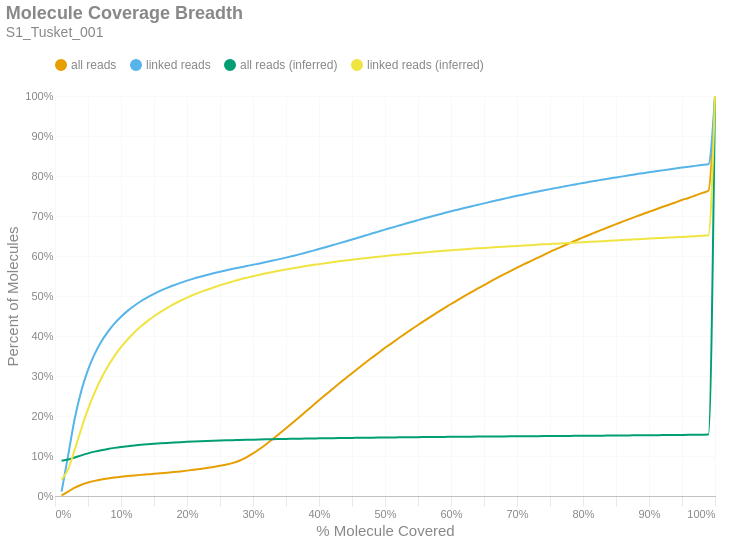

The code cell stored with this chart in its notebook:
### Markdown cell above
### Molecule Read Coverage
This chart shows molecule coverage breadth as computed by the number of bases aligned to that molecule. In other words, "*how much of each unique long molecule is actually sequenced/aligned?*" Keep in mind there is a distinction between sequences and alignments, since some sequences belonging to a particular molecule may not align well and wouldn't appear in the alignment data. This chart also shows molecule coverage breadth as computed by the *inferred fragment* from which the aligned sequences originate. Unlike read coverage, this calculation takes into account the total insert size, including unsequenced gaps between the forward and reverse reads. Like the previous figures, these are cumulative percents.

### Code cell
if SKIPLR:
    print_html(f"Skipped")
else:
    binned_df = consolidated_hist(valids['coverage_bp'], mask, 0.01, True)
    binned_df_inf = consolidated_hist(valids['coverage_inserts'], mask, 0.01, True)
    binned_df = binned_df.with_columns(pl.lit(binned_df_inf['all reads (cumsum)']).alias('all reads (inferred)'))
    binned_df = binned_df.with_columns(pl.lit(binned_df_inf['linked reads (cumsum)']).alias('linked reads (inferred)'))
    binned_df = binned_df.with_columns(
        (pl.col('bin').cast(pl.Float64) + 0.01).alias('right_edge')
    )

    with SafeRender(binned_df):
        (
            density_plot(binned_df, 'Molecule Coverage Breadth', samplename, 'molcov', ['all reads (inferred)','linked reads (inferred)'])
            .encode(
                #x=alt.X('bin:Q', title="% Molecule Covered").axis(format = '%').scale(padding=0),
                x=alt.X('right_edge:Q', title="% Molecule Covered").axis(format='%').scale(padding=0),
                y=alt.Y('value:Q', title='Percent of Molecules')
                    .axis(format='%')
                    .stack(False)
                    .scale(domainMin=0, padding=0),
                color=alt.Color("key:N").scale(domain = ["all reads", "linked reads", "all reads (inferred)", "linked reads (inferred)"]),
                tooltip = [
                    alt.Tooltip("key:N", title = "Data Type"),
                    alt.Tooltip("range_label:N", title="% Molecule Covered"),
                    alt.Tooltip("value:Q", format = ".2%", title="% Molecules")
                ]
            )
        ).display()

### Figure 1 — Vega-Lite specification as saved in the notebook (floating-point values rounded to 4 significant figures)
{"width": "container", "height": 400, "config": {"title": {"anchor": "start", "dy": -15, "fontSize": 18, "color": "#888888", "subtitleColor": "#888888", "subtitleFontSize": 14}, "arc": {"fill": "#0072B2"}, "axis": {"domainColor": "#888888", "domainWidth": 0.5, "gridWidth": 0.2, "grid": false, "titleFontWeight": 400, "titleFontSize": 15, "labelFontSize": 11, "labelColor": "#888888", "tickColor": "#888888", "tickWidth": 0.2, "titleColor": "#888888"}, "axisBand": {"grid": false}, "axisX": {"grid": true, "tickSize": 10, "domainCap": "round"}, "axisY": {"domain": false, "grid": true, "tickSize": 0, "domainCap": "round"}, "background": "transparent", "header": {"labelFontSize": 15, "labelColor": "#888888", "titleFontSize": 15, "titleFontWeight": 600, "titleColor": "#888888"}, "legend": {"labelFont": "sans-serif", "labelFontSize": 12, "labelColor": "#888888", "symbolSize": 100, "symbolType": "circle", "titleFontSize": 12, "titlePadding": 10, "titleColor": "#888888", "title": null, "orient": "top"}, "range": {"category": ["#E69F00", "#56B4E9", "#009E73", "#F0E442", "#0072B2", "#D55E00", "#CC79A7", "#000000"], "diverging": ["#cfe8f3", "#a2d4ec", "#73bfe2", "#46abdb", "#1696d2", "#12719e"]}, "area": {"fill": "#0072B2", "fillOpacity": 0.7, "line": true, "strokeOpacity": 0.7}, "line": {"color": "#0072B2", "stroke": "#0072B2", "strokeWidth": 2}, "trail": {"color": "#0072B2", "stroke": "#0072B2", "strokeWidth": 0, "size": 1}, "point": {"filled": true, "fillOpacity": 1.0, "size": 95}, "text": {"color": "#888888", "fontSize": 11, "align": "right", "fontWeight": 400, "size": 11}, "bar": {"fill": "#0072B2", "stroke": null}, "view": {"stroke": null, "continuousWidth": 660, "continuousHeight": 400}}, "data": {"name": "data-6e22a4aa3146d674b9763b943a1ddd7c"}, "mark": {"type": "line", "interpolate": "monotone", "point": {"opacity": 0, "size": 275}}, "encoding": {"color": {"field": "key", "scale": {"domain": ["all reads", "linked reads", "all reads (inferred)", "linked reads (inferred)"]}, "type": "nominal"}, "tooltip": [{"field": "key", "title": "Data Type", "type": "nominal"}, {"field": "range_label", "title": "% Molecule Covered", "type": "nominal"}, {"field": "value", "format": ".2%", "title": "% Molecules", "type": "quantitative"}], "x": {"axis": {"format": "%"}, "field": "right_edge", "scale": {"padding": 0}, "title": "% Molecule Covered", "type": "quantitative"}, "y": {"axis": {"format": "%"}, "field": "value", "scale": {"domainMin": 0, "padding": 0}, "stack": false, "title": "Percent of Molecules", "type": "quantitative"}}, "params": [{"name": "param_c36ac31b6afebe62", "select": {"type": "point", "fields": ["key"]}, "bind": "legend"}], "title": {"text": "Molecule Coverage Breadth", "subtitle": "S1_Tusket_001"}, "transform": [{"fold": ["all reads (cumsum)", "linked reads (cumsum)", "all reads (inferred)", "linked reads (inferred)"]}, {"calculate": "replace(datum.key, ' (cumsum)', '')", "as": "key"}, {"filter": {"param": "param_c36ac31b6afebe62"}}], "usermeta": {"embedOptions": {"downloadFileName": "S1_Tusket_001.molcov"}}, "$schema": "https://vega.github.io/schema/vega-lite/v6.1.0.json", "datasets": {"data-6e22a4aa3146d674b9763b943a1ddd7c": [{"bin": "0.0", "interval": "0.0-0.01", "all reads": 0.001393, "linked reads": 0.01098, "all reads (cumsum)": 0.001393, "linked reads (cumsum)": 0.01098, "range_label": "0.0-0.01", "all reads (inferred)": 0.08807, "linked reads (inferred)": 0.04061, "right_edge": 0.01}, {"bin": "0.01", "interval": "0.01-0.02", "all reads": 0.009734, "linked reads": 0.09136, "all reads (cumsum)": 0.01113, "linked reads (cumsum)": 0.1023, "range_label": "0.01-0.02", "all reads (inferred)": 0.09106, "linked reads (inferred)": 0.06729, "right_edge": 0.02}, {"bin": "0.02", "interval": "0.02-0.03", "all reads": 0.009662, "linked reads": 0.09207, "all reads (cumsum)": 0.02079, "linked reads (cumsum)": 0.1944, "range_label": "0.02-0.03", "all reads (inferred)": 0.09623, "linked reads (inferred)": 0.1165, "right_edge": 0.03}, {"bin": "0.03", "interval": "0.03-0.04", "all reads": 0.007341, "linked reads": 0.06928, "all reads (cumsum)": 0.02813, "linked reads (cumsum)": 0.2637, "range_label": "0.03-0.04", "all reads (inferred)": 0.1017, "linked reads (inferred)": 0.1688, "right_edge": 0.04}, {"bin": "0.04", "interval": "0.04-0.05", "all reads": 0.005467, "linked reads": 0.05154, "all reads (cumsum)": 0.0336, "linked reads (cumsum)": 0.3152, "range_label": "0.04-0.05", "all reads (inferred)": 0.1066, "linked reads (inferred)": 0.217, "right_edge": 0.05}, {"bin": "0.05", "interval": "0.05-0.06", "all reads": 0.004237, "linked reads": 0.03939, "all reads (cumsum)": 0.03783, "linked reads (cumsum)": 0.3546, "range_label": "0.05-0.06", "all reads (inferred)": 0.1109, "linked reads (inferred)": 0.2582, "right_edge": 0.06}, {"bin": "0.06", "interval": "0.06-0.07", "all reads": 0.003335, "linked reads": 0.03096, "all reads (cumsum)": 0.04117, "linked reads (cumsum)": 0.3856, "range_label": "0.06-0.07", "all reads (inferred)": 0.1145, "linked reads (inferred)": 0.2936, "right_edge": 0.07}, {"bin": "0.07", "interval": "0.07-0.08", "all reads": 0.002687, "linked reads": 0.02469, "all reads (cumsum)": 0.04386, "linked reads (cumsum)": 0.4103, "range_label": "0.07-0.08", "all reads (inferred)": 0.1176, "linked reads (inferred)": 0.3237, "right_edge": 0.08}, {"bin": "0.08", "interval": "0.08-0.09", "all reads": 0.00228, "linked reads": 0.02062, "all reads (cumsum)": 0.04614, "linked reads (cumsum)": 0.4309, "range_label": "0.08-0.09", "all reads (inferred)": 0.1203, "linked reads (inferred)": 0.3497, "right_edge": 0.09}, {"bin": "0.09", "interval": "0.09-0.1", "all reads": 0.001951, "linked reads": 0.01715, "all reads (cumsum)": 0.04809, "linked reads (cumsum)": 0.448, "range_label": "0.09-0.1", "all reads (inferred)": 0.1226, "linked reads (inferred)": 0.3721, "right_edge": 0.1}, {"bin": "0.1", "interval": "0.1-0.11", "all reads": 0.001729, "linked reads": 0.01475, "all reads (cumsum)": 0.04982, "linked reads (cumsum)": 0.4628, "range_label": "0.1-0.11", "all reads (inferred)": 0.1246, "linked reads (inferred)": 0.3913, "right_edge": 0.11}, {"bin": "0.11", "interval": "0.11-0.12", "all reads": 0.00156, "linked reads": 0.01281, "all reads (cumsum)": 0.05138, "linked reads (cumsum)": 0.4756, "range_label": "0.11-0.12", "all reads (inferred)": 0.1264, "linked reads (inferred)": 0.4086, "right_edge": 0.12}, {"bin": "0.12", "interval": "0.12-0.13", "all reads": 0.001429, "linked reads": 0.01132, "all reads (cumsum)": 0.0528, "linked reads (cumsum)": 0.4869, "range_label": "0.12-0.13", "all reads (inferred)": 0.1279, "linked reads (inferred)": 0.4235, "right_edge": 0.13}, {"bin": "0.13", "interval": "0.13-0.14", "all reads": 0.001301, "linked reads": 0.009634, "all reads (cumsum)": 0.05411, "linked reads (cumsum)": 0.4965, "range_label": "0.13-0.14", "all reads (inferred)": 0.1293, "linked reads (inferred)": 0.4371, "right_edge": 0.14}, {"bin": "0.14", "interval": "0.14-0.15", "all reads": 0.001283, "linked reads": 0.008744, "all reads (cumsum)": 0.05539, "linked reads (cumsum)": 0.5053, "range_label": "0.14-0.15", "all reads (inferred)": 0.1306, "linked reads (inferred)": 0.4494, "right_edge": 0.15}, {"bin": "0.15", "interval": "0.15-0.16", "all reads": 0.001345, "linked reads": 0.007981, "all reads (cumsum)": 0.05673, "linked reads (cumsum)": 0.5133, "range_label": "0.15-0.16", "all reads (inferred)": 0.1317, "linked reads (inferred)": 0.4604, "right_edge": 0.16}, {"bin": "0.16", "interval": "0.16-0.17", "all reads": 0.001432, "linked reads": 0.007059, "all reads (cumsum)": 0.05817, "linked reads (cumsum)": 0.5203, "range_label": "0.16-0.17", "all reads (inferred)": 0.1327, "linked reads (inferred)": 0.4705, "right_edge": 0.17}, {"bin": "0.17", "interval": "0.17-0.18", "all reads": 0.001584, "linked reads": 0.00652, "all reads (cumsum)": 0.05975, "linked reads (cumsum)": 0.5269, "range_label": "0.17-0.18", "all reads (inferred)": 0.1337, "linked reads (inferred)": 0.4796, "right_edge": 0.18}, {"bin": "0.18", "interval": "0.18-0.19", "all reads": 0.00176, "linked reads": 0.006011, "all reads (cumsum)": 0.06151, "linked reads (cumsum)": 0.5329, "range_label": "0.18-0.19", "all reads (inferred)": 0.1346, "linked reads (inferred)": 0.4881, "right_edge": 0.19}, {"bin": "0.19", "interval": "0.19-0.2", "all reads": 0.001937, "linked reads": 0.005462, "all reads (cumsum)": 0.06345, "linked reads (cumsum)": 0.5383, "range_label": "0.19-0.2", "all reads (inferred)": 0.1354, "linked reads (inferred)": 0.496, "right_edge": 0.2}, {"bin": "0.2", "interval": "0.2-0.21", "all reads": 0.002038, "linked reads": 0.00505, "all reads (cumsum)": 0.06548, "linked reads (cumsum)": 0.5434, "range_label": "0.2-0.21", "all reads (inferred)": 0.1361, "linked reads (inferred)": 0.5031, "right_edge": 0.21}, {"bin": "0.21", "interval": "0.21-0.22", "all reads": 0.00219, "linked reads": 0.004662, "all reads (cumsum)": 0.06767, "linked reads (cumsum)": 0.548, "range_label": "0.21-0.22", "all reads (inferred)": 0.1368, "linked reads (inferred)": 0.5098, "right_edge": 0.22}, {"bin": "0.22", "interval": "0.22-0.23", "all reads": 0.002388, "linked reads": 0.004469, "all reads (cumsum)": 0.07006, "linked reads (cumsum)": 0.5525, "range_label": "0.22-0.23", "all reads (inferred)": 0.1374, "linked reads (inferred)": 0.5158, "right_edge": 0.23}, {"bin": "0.23", "interval": "0.23-0.24", "all reads": 0.002581, "linked reads": 0.004167, "all reads (cumsum)": 0.07264, "linked reads (cumsum)": 0.5567, "range_label": "0.23-0.24", "all reads (inferred)": 0.138, "linked reads (inferred)": 0.5214, "right_edge": 0.24}, {"bin": "0.24", "interval": "0.24-0.25", "all reads": 0.002837, "linked reads": 0.004013, "all reads (cumsum)": 0.07548, "linked reads (cumsum)": 0.5607, "range_label": "0.24-0.25", "all reads (inferred)": 0.1385, "linked reads (inferred)": 0.5268, "right_edge": 0.25}, {"bin": "0.25", "interval": "0.25-0.26", "all reads": 0.003142, "linked reads": 0.003754, "all reads (cumsum)": 0.07862, "linked reads (cumsum)": 0.5644, "range_label": "0.25-0.26", "all reads (inferred)": 0.1391, "linked reads (inferred)": 0.5318, "right_edge": 0.26}, {"bin": "0.26", "interval": "0.26-0.27", "all reads": 0.004172, "linked reads": 0.003497, "all reads (cumsum)": 0.08279, "linked reads (cumsum)": 0.5679, "range_label": "0.26-0.27", "all reads (inferred)": 0.1396, "linked reads (inferred)": 0.5365, "right_edge": 0.27}, {"bin": "0.27", "interval": "0.27-0.28", "all reads": 0.005997, "linked reads": 0.003519, "all reads (cumsum)": 0.08879, "linked reads (cumsum)": 0.5715, "range_label": "0.27-0.28", "all reads (inferred)": 0.14, "linked reads (inferred)": 0.5412, "right_edge": 0.28}, {"bin": "0.28", "interval": "0.28-0.29", "all reads": 0.008059, "linked reads": 0.003361, "all reads (cumsum)": 0.09685, "linked reads (cumsum)": 0.5748, "range_label": "0.28-0.29", "all reads (inferred)": 0.1405, "linked reads (inferred)": 0.5454, "right_edge": 0.29}, {"bin": "0.29", "interval": "0.29-0.3", "all reads": 0.009688, "linked reads": 0.003296, "all reads (cumsum)": 0.1065, "linked reads (cumsum)": 0.5781, "range_label": "0.29-0.3", "all reads (inferred)": 0.1409, "linked reads (inferred)": 0.5494, "right_edge": 0.3}, {"bin": "0.3", "interval": "0.3-0.31", "all reads": 0.01092, "linked reads": 0.00334, "all reads (cumsum)": 0.1175, "linked reads (cumsum)": 0.5815, "range_label": "0.3-0.31", "all reads (inferred)": 0.1413, "linked reads (inferred)": 0.5531, "right_edge": 0.31}, {"bin": "0.31", "interval": "0.31-0.32", "all reads": 0.01202, "linked reads": 0.003448, "all reads (cumsum)": 0.1295, "linked reads (cumsum)": 0.5849, "range_label": "0.31-0.32", "all reads (inferred)": 0.1417, "linked reads (inferred)": 0.5567, "right_edge": 0.32}, {"bin": "0.32", "interval": "0.32-0.33", "all reads": 0.01288, "linked reads": 0.003618, "all reads (cumsum)": 0.1424, "linked reads (cumsum)": 0.5885, "range_label": "0.32-0.33", "all reads (inferred)": 0.142, "linked reads (inferred)": 0.5601, "right_edge": 0.33}, {"bin": "0.33", "interval": "0.33-0.34", "all reads": 0.01323, "linked reads": 0.003621, "all reads (cumsum)": 0.1556, "linked reads (cumsum)": 0.5921, "range_label": "0.33-0.34", "all reads (inferred)": 0.1423, "linked reads (inferred)": 0.5632, "right_edge": 0.34}, {"bin": "0.34", "interval": "0.34-0.35", "all reads": 0.01358, "linked reads": 0.003796, "all reads (cumsum)": 0.1692, "linked reads (cumsum)": 0.5959, "range_label": "0.34-0.35", "all reads (inferred)": 0.1427, "linked reads (inferred)": 0.5664, "right_edge": 0.35}, {"bin": "0.35", "interval": "0.35-0.36", "all reads": 0.01388, "linked reads": 0.004029, "all reads (cumsum)": 0.183, "linked reads (cumsum)": 0.6, "range_label": "0.35-0.36", "all reads (inferred)": 0.143, "linked reads (inferred)": 0.5691, "right_edge": 0.36}, {"bin": "0.36", "interval": "0.36-0.37", "all reads": 0.01403, "linked reads": 0.004116, "all reads (cumsum)": 0.1971, "linked reads (cumsum)": 0.6041, "range_label": "0.36-0.37", "all reads (inferred)": 0.1433, "linked reads (inferred)": 0.572, "right_edge": 0.37}, {"bin": "0.37", "interval": "0.37-0.38", "all reads": 0.01412, "linked reads": 0.004301, "all reads (cumsum)": 0.2112, "linked reads (cumsum)": 0.6084, "range_label": "0.37-0.38", "all reads (inferred)": 0.1435, "linked reads (inferred)": 0.5748, "right_edge": 0.38}, {"bin": "0.38", "interval": "0.38-0.39", "all reads": 0.01392, "linked reads": 0.004363, "all reads (cumsum)": 0.2251, "linked reads (cumsum)": 0.6127, "range_label": "0.38-0.39", "all reads (inferred)": 0.1438, "linked reads (inferred)": 0.5773, "right_edge": 0.39}, {"bin": "0.39", "interval": "0.39-0.4", "all reads": 0.01428, "linked reads": 0.004564, "all reads (cumsum)": 0.2394, "linked reads (cumsum)": 0.6173, "range_label": "0.39-0.4", "all reads (inferred)": 0.1441, "linked reads (inferred)": 0.5796, "right_edge": 0.4}, {"bin": "0.4", "interval": "0.4-0.41", "all reads": 0.01368, "linked reads": 0.004725, "all reads (cumsum)": 0.2531, "linked reads (cumsum)": 0.622, "range_label": "0.4-0.41", "all reads (inferred)": 0.1443, "linked reads (inferred)": 0.582, "right_edge": 0.41}, {"bin": "0.41", "interval": "0.41-0.42", "all reads": 0.01378, "linked reads": 0.004775, "all reads (cumsum)": 0.2669, "linked reads (cumsum)": 0.6268, "range_label": "0.41-0.42", "all reads (inferred)": 0.1446, "linked reads (inferred)": 0.5844, "right_edge": 0.42}, {"bin": "0.42", "interval": "0.42-0.43", "all reads": 0.01364, "linked reads": 0.004709, "all reads (cumsum)": 0.2805, "linked reads (cumsum)": 0.6315, "range_label": "0.42-0.43", "all reads (inferred)": 0.1448, "linked reads (inferred)": 0.5866, "right_edge": 0.43}, {"bin": "0.43", "interval": "0.43-0.44", "all reads": 0.01329, "linked reads": 0.004792, "all reads (cumsum)": 0.2938, "linked reads (cumsum)": 0.6363, "range_label": "0.43-0.44", "all reads (inferred)": 0.145, "linked reads (inferred)": 0.5887, "right_edge": 0.44}, {"bin": "0.44", "interval": "0.44-0.45", "all reads": 0.01331, "linked reads": 0.004849, "all reads (cumsum)": 0.3071, "linked reads (cumsum)": 0.6412, "range_label": "0.44-0.45", "all reads (inferred)": 0.1453, "linked reads (inferred)": 0.5907, "right_edge": 0.45}, {"bin": "0.45", "interval": "0.45-0.46", "all reads": 0.01311, "linked reads": 0.004942, "all reads (cumsum)": 0.3202, "linked reads (cumsum)": 0.6461, "range_label": "0.45-0.46", "all reads (inferred)": 0.1455, "linked reads (inferred)": 0.5926, "right_edge": 0.46}, {"bin": "0.46", "interval": "0.46-0.47", "all reads": 0.01275, "linked reads": 0.004944, "all reads (cumsum)": 0.333, "linked reads (cumsum)": 0.651, "range_label": "0.46-0.47", "all reads (inferred)": 0.1457, "linked reads (inferred)": 0.5946, "right_edge": 0.47}, {"bin": "0.47", "interval": "0.47-0.48", "all reads": 0.01264, "linked reads": 0.005036, "all reads (cumsum)": 0.3456, "linked reads (cumsum)": 0.6561, "range_label": "0.47-0.48", "all reads (inferred)": 0.1459, "linked reads (inferred)": 0.5964, "right_edge": 0.48}, {"bin": "0.48", "interval": "0.48-0.49", "all reads": 0.01197, "linked reads": 0.004937, "all reads (cumsum)": 0.3576, "linked reads (cumsum)": 0.661, "range_label": "0.48-0.49", "all reads (inferred)": 0.1461, "linked reads (inferred)": 0.5982, "right_edge": 0.49}, {"bin": "0.49", "interval": "0.49-0.5", "all reads": 0.01313, "linked reads": 0.005001, "all reads (cumsum)": 0.3707, "linked reads (cumsum)": 0.666, "range_label": "0.49-0.5", "all reads (inferred)": 0.1463, "linked reads (inferred)": 0.5999, "right_edge": 0.5}, {"bin": "0.5", "interval": "0.5-0.51", "all reads": 0.01095, "linked reads": 0.00466, "all reads (cumsum)": 0.3817, "linked reads (cumsum)": 0.6707, "range_label": "0.5-0.51", "all reads (inferred)": 0.1464, "linked reads (inferred)": 0.6017, "right_edge": 0.51}, {"bin": "0.51", "interval": "0.51-0.52", "all reads": 0.01217, "linked reads": 0.004813, "all reads (cumsum)": 0.3938, "linked reads (cumsum)": 0.6755, "range_label": "0.51-0.52", "all reads (inferred)": 0.1466, "linked reads (inferred)": 0.6032, "right_edge": 0.52}, {"bin": "0.52", "interval": "0.52-0.53", "all reads": 0.01134, "linked reads": 0.004865, "all reads (cumsum)": 0.4052, "linked reads (cumsum)": 0.6804, "range_label": "0.52-0.53", "all reads (inferred)": 0.1468, "linked reads (inferred)": 0.6047, "right_edge": 0.53}, {"bin": "0.53", "interval": "0.53-0.54", "all reads": 0.01138, "linked reads": 0.004757, "all reads (cumsum)": 0.4166, "linked reads (cumsum)": 0.6851, "range_label": "0.53-0.54", "all reads (inferred)": 0.1469, "linked reads (inferred)": 0.6061, "right_edge": 0.54}, {"bin": "0.54", "interval": "0.54-0.55", "all reads": 0.01091, "linked reads": 0.004526, "all reads (cumsum)": 0.4275, "linked reads (cumsum)": 0.6896, "range_label": "0.54-0.55", "all reads (inferred)": 0.1471, "linked reads (inferred)": 0.6076, "right_edge": 0.55}, {"bin": "0.55", "interval": "0.55-0.56", "all reads": 0.01103, "linked reads": 0.004621, "all reads (cumsum)": 0.4385, "linked reads (cumsum)": 0.6943, "range_label": "0.55-0.56", "all reads (inferred)": 0.1473, "linked reads (inferred)": 0.609, "right_edge": 0.56}, {"bin": "0.56", "interval": "0.56-0.57", "all reads": 0.0107, "linked reads": 0.004481, "all reads (cumsum)": 0.4492, "linked reads (cumsum)": 0.6987, "range_label": "0.56-0.57", "all reads (inferred)": 0.1474, "linked reads (inferred)": 0.6103, "right_edge": 0.57}, {"bin": "0.57", "interval": "0.57-0.58", "all reads": 0.01027, "linked reads": 0.004397, "all reads (cumsum)": 0.4595, "linked reads (cumsum)": 0.7031, "range_label": "0.57-0.58", "all reads (inferred)": 0.1476, "linked reads (inferred)": 0.6117, "right_edge": 0.58}, {"bin": "0.58", "interval": "0.58-0.59", "all reads": 0.01024, "linked reads": 0.004284, "all reads (cumsum)": 0.4697, "linked reads (cumsum)": 0.7074, "range_label": "0.58-0.59", "all reads (inferred)": 0.1477, "linked reads (inferred)": 0.6131, "right_edge": 0.59}, {"bin": "0.59", "interval": "0.59-0.6", "all reads": 0.01028, "linked reads": 0.004262, "all reads (cumsum)": 0.48, "linked reads (cumsum)": 0.7117, "range_label": "0.59-0.6", "all reads (inferred)": 0.1479, "linked reads (inferred)": 0.6143, "right_edge": 0.6}, {"bin": "0.6", "interval": "0.6-0.61", "all reads": 0.0096, "linked reads": 0.004105, "all reads (cumsum)": 0.4896, "linked reads (cumsum)": 0.7158, "range_label": "0.6-0.61", "all reads (inferred)": 0.148, "linked reads (inferred)": 0.6156, "right_edge": 0.61}, {"bin": "0.61", "interval": "0.61-0.62", "all reads": 0.00985, "linked reads": 0.00407, "all reads (cumsum)": 0.4994, "linked reads (cumsum)": 0.7199, "range_label": "0.61-0.62", "all reads (inferred)": 0.1482, "linked reads (inferred)": 0.6168, "right_edge": 0.62}, {"bin": "0.62", "interval": "0.62-0.63", "all reads": 0.009389, "linked reads": 0.003973, "all reads (cumsum)": 0.5088, "linked reads (cumsum)": 0.7238, "range_label": "0.62-0.63", "all reads (inferred)": 0.1483, "linked reads (inferred)": 0.618, "right_edge": 0.63}, {"bin": "0.63", "interval": "0.63-0.64", "all reads": 0.009375, "linked reads": 0.00386, "all reads (cumsum)": 0.5182, "linked reads (cumsum)": 0.7277, "range_label": "0.63-0.64", "all reads (inferred)": 0.1485, "linked reads (inferred)": 0.6191, "right_edge": 0.64}, {"bin": "0.64", "interval": "0.64-0.65", "all reads": 0.00909, "linked reads": 0.003851, "all reads (cumsum)": 0.5273, "linked reads (cumsum)": 0.7315, "range_label": "0.64-0.65", "all reads (inferred)": 0.1486, "linked reads (inferred)": 0.6202, "right_edge": 0.65}, {"bin": "0.65", "interval": "0.65-0.66", "all reads": 0.009289, "linked reads": 0.004026, "all reads (cumsum)": 0.5366, "linked reads (cumsum)": 0.7356, "range_label": "0.65-0.66", "all reads (inferred)": 0.1487, "linked reads (inferred)": 0.6213, "right_edge": 0.66}, {"bin": "0.66", "interval": "0.66-0.67", "all reads": 0.008677, "linked reads": 0.003808, "all reads (cumsum)": 0.5452, "linked reads (cumsum)": 0.7394, "range_label": "0.66-0.67", "all reads (inferred)": 0.1489, "linked reads (inferred)": 0.6223, "right_edge": 0.67}, {"bin": "0.67", "interval": "0.67-0.68", "all reads": 0.00864, "linked reads": 0.003664, "all reads (cumsum)": 0.5539, "linked reads (cumsum)": 0.743, "range_label": "0.67-0.68", "all reads (inferred)": 0.149, "linked reads (inferred)": 0.6233, "right_edge": 0.68}, {"bin": "0.68", "interval": "0.68-0.69", "all reads": 0.008428, "linked reads": 0.00377, "all reads (cumsum)": 0.5623, "linked reads (cumsum)": 0.7468, "range_label": "0.68-0.69", "all reads (inferred)": 0.1491, "linked reads (inferred)": 0.6243, "right_edge": 0.69}, {"bin": "0.69", "interval": "0.69-0.7", "all reads": 0.008453, "linked reads": 0.003575, "all reads (cumsum)": 0.5708, "linked reads (cumsum)": 0.7504, "range_label": "0.69-0.7", "all reads (inferred)": 0.1492, "linked reads (inferred)": 0.6253, "right_edge": 0.7}, {"bin": "0.7", "interval": "0.7-0.71", "all reads": 0.008056, "linked reads": 0.003418, "all reads (cumsum)": 0.5788, "linked reads (cumsum)": 0.7538, "range_label": "0.7-0.71", "all reads (inferred)": 0.1494, "linked reads (inferred)": 0.6262, "right_edge": 0.71}, {"bin": "0.71", "interval": "0.71-0.72", "all reads": 0.007954, "linked reads": 0.003416, "all reads (cumsum)": 0.5868, "linked reads (cumsum)": 0.7572, "range_label": "0.71-0.72", "all reads (inferred)": 0.1495, "linked reads (inferred)": 0.6271, "right_edge": 0.72}, {"bin": "0.72", "interval": "0.72-0.73", "all reads": 0.008015, "linked reads": 0.003453, "all reads (cumsum)": 0.5948, "linked reads (cumsum)": 0.7607, "range_label": "0.72-0.73", "all reads (inferred)": 0.1496, "linked reads (inferred)": 0.6281, "right_edge": 0.73}, {"bin": "0.73", "interval": "0.73-0.74", "all reads": 0.007627, "linked reads": 0.003263, "all reads (cumsum)": 0.6024, "linked reads (cumsum)": 0.7639, "range_label": "0.73-0.74", "all reads (inferred)": 0.1498, "linked reads (inferred)": 0.6291, "right_edge": 0.74}, {"bin": "0.74", "interval": "0.74-0.75", "all reads": 0.00801, "linked reads": 0.003245, "all reads (cumsum)": 0.6104, "linked reads (cumsum)": 0.7672, "range_label": "0.74-0.75", "all reads (inferred)": 0.1499, "linked reads (inferred)": 0.63, "right_edge": 0.75}, {"bin": "0.75", "interval": "0.75-0.76", "all reads": 0.007284, "linked reads": 0.003141, "all reads (cumsum)": 0.6177, "linked reads (cumsum)": 0.7703, "range_label": "0.75-0.76", "all reads (inferred)": 0.15, "linked reads (inferred)": 0.6309, "right_edge": 0.76}, {"bin": "0.76", "interval": "0.76-0.77", "all reads": 0.007348, "linked reads": 0.003139, "all reads (cumsum)": 0.6251, "linked reads (cumsum)": 0.7735, "range_label": "0.76-0.77", "all reads (inferred)": 0.1501, "linked reads (inferred)": 0.6318, "right_edge": 0.77}, {"bin": "0.77", "interval": "0.77-0.78", "all reads": 0.007237, "linked reads": 0.003127, "all reads (cumsum)": 0.6323, "linked reads (cumsum)": 0.7766, "range_label": "0.77-0.78", "all reads (inferred)": 0.1503, "linked reads (inferred)": 0.6327, "right_edge": 0.78}, {"bin": "0.78", "interval": "0.78-0.79", "all reads": 0.007052, "linked reads": 0.002961, "all reads (cumsum)": 0.6394, "linked reads (cumsum)": 0.7795, "range_label": "0.78-0.79", "all reads (inferred)": 0.1504, "linked reads (inferred)": 0.6336, "right_edge": 0.79}, {"bin": "0.79", "interval": "0.79-0.8", "all reads": 0.007317, "linked reads": 0.003102, "all reads (cumsum)": 0.6467, "linked reads (cumsum)": 0.7826, "range_label": "0.79-0.8", "all reads (inferred)": 0.1505, "linked reads (inferred)": 0.6346, "right_edge": 0.8}, {"bin": "0.8", "interval": "0.8-0.81", "all reads": 0.006528, "linked reads": 0.002796, "all reads (cumsum)": 0.6532, "linked reads (cumsum)": 0.7854, "range_label": "0.8-0.81", "all reads (inferred)": 0.1507, "linked reads (inferred)": 0.6354, "right_edge": 0.81}, {"bin": "0.81", "interval": "0.81-0.82", "all reads": 0.006725, "linked reads": 0.002777, "all reads (cumsum)": 0.6599, "linked reads (cumsum)": 0.7882, "range_label": "0.81-0.82", "all reads (inferred)": 0.1508, "linked reads (inferred)": 0.6363, "right_edge": 0.82}, {"bin": "0.82", "interval": "0.82-0.83", "all reads": 0.006727, "linked reads": 0.002777, "all reads (cumsum)": 0.6666, "linked reads (cumsum)": 0.791, "range_label": "0.82-0.83", "all reads (inferred)": 0.1509, "linked reads (inferred)": 0.6371, "right_edge": 0.83}, {"bin": "0.83", "interval": "0.83-0.84", "all reads": 0.006588, "linked reads": 0.00274, "all reads (cumsum)": 0.6732, "linked reads (cumsum)": 0.7937, "range_label": "0.83-0.84", "all reads (inferred)": 0.1511, "linked reads (inferred)": 0.6381, "right_edge": 0.84}, {"bin": "0.84", "interval": "0.84-0.85", "all reads": 0.006347, "linked reads": 0.002643, "all reads (cumsum)": 0.6796, "linked reads (cumsum)": 0.7964, "range_label": "0.84-0.85", "all reads (inferred)": 0.1512, "linked reads (inferred)": 0.639, "right_edge": 0.85}, {"bin": "0.85", "interval": "0.85-0.86", "all reads": 0.006379, "linked reads": 0.002655, "all reads (cumsum)": 0.686, "linked reads (cumsum)": 0.799, "range_label": "0.85-0.86", "all reads (inferred)": 0.1514, "linked reads (inferred)": 0.6399, "right_edge": 0.86}, {"bin": "0.86", "interval": "0.86-0.87", "all reads": 0.006179, "linked reads": 0.002669, "all reads (cumsum)": 0.6921, "linked reads (cumsum)": 0.8017, "range_label": "0.86-0.87", "all reads (inferred)": 0.1515, "linked reads (inferred)": 0.6408, "right_edge": 0.87}, {"bin": "0.87", "interval": "0.87-0.88", "all reads": 0.006241, "linked reads": 0.0026, "all reads (cumsum)": 0.6984, "linked reads (cumsum)": 0.8043, "range_label": "0.87-0.88", "all reads (inferred)": 0.1516, "linked reads (inferred)": 0.6417, "right_edge": 0.88}, {"bin": "0.88", "interval": "0.88-0.89", "all reads": 0.006074, "linked reads": 0.002574, "all reads (cumsum)": 0.7045, "linked reads (cumsum)": 0.8069, "range_label": "0.88-0.89", "all reads (inferred)": 0.1518, "linked reads (inferred)": 0.6426, "right_edge": 0.89}, {"bin": "0.89", "interval": "0.89-0.9", "all reads": 0.006142, "linked reads": 0.002575, "all reads (cumsum)": 0.7106, "linked reads (cumsum)": 0.8095, "range_label": "0.89-0.9", "all reads (inferred)": 0.1519, "linked reads (inferred)": 0.6435, "right_edge": 0.9}, {"bin": "0.9", "interval": "0.9-0.91", "all reads": 0.005638, "linked reads": 0.002245, "all reads (cumsum)": 0.7162, "linked reads (cumsum)": 0.8117, "range_label": "0.9-0.91", "all reads (inferred)": 0.1521, "linked reads (inferred)": 0.6443, "right_edge": 0.91}, {"bin": "0.91", "interval": "0.91-0.92", "all reads": 0.006276, "linked reads": 0.002371, "all reads (cumsum)": 0.7225, "linked reads (cumsum)": 0.8141, "range_label": "0.91-0.92", "all reads (inferred)": 0.1522, "linked reads (inferred)": 0.6451, "right_edge": 0.92}, {"bin": "0.92", "interval": "0.92-0.93", "all reads": 0.005459, "linked reads": 0.00233, "all reads (cumsum)": 0.728, "linked reads (cumsum)": 0.8164, "range_label": "0.92-0.93", "all reads (inferred)": 0.1524, "linked reads (inferred)": 0.646, "right_edge": 0.93}, {"bin": "0.93", "interval": "0.93-0.94", "all reads": 0.0058, "linked reads": 0.002305, "all reads (cumsum)": 0.7338, "linked reads (cumsum)": 0.8187, "range_label": "0.93-0.94", "all reads (inferred)": 0.1525, "linked reads (inferred)": 0.6468, "right_edge": 0.94}, {"bin": "0.94", "interval": "0.94-0.95", "all reads": 0.006249, "linked reads": 0.002275, "all reads (cumsum)": 0.74, "linked reads (cumsum)": 0.821, "range_label": "0.94-0.95", "all reads (inferred)": 0.1527, "linked reads (inferred)": 0.6476, "right_edge": 0.95}, {"bin": "0.95", "interval": "0.95-0.96", "all reads": 0.005132, "linked reads": 0.002316, "all reads (cumsum)": 0.7452, "linked reads (cumsum)": 0.8233, "range_label": "0.95-0.96", "all reads (inferred)": 0.1529, "linked reads (inferred)": 0.6485, "right_edge": 0.96}, {"bin": "0.96", "interval": "0.96-0.97", "all reads": 0.005955, "linked reads": 0.00203, "all reads (cumsum)": 0.7511, "linked reads (cumsum)": 0.8253, "range_label": "0.96-0.97", "all reads (inferred)": 0.153, "linked reads (inferred)": 0.6494, "right_edge": 0.97}, {"bin": "0.97", "interval": "0.97-0.98", "all reads": 0.006177, "linked reads": 0.00209, "all reads (cumsum)": 0.7573, "linked reads (cumsum)": 0.8274, "range_label": "0.97-0.98", "all reads (inferred)": 0.1533, "linked reads (inferred)": 0.6505, "right_edge": 0.98}, {"bin": "0.98", "interval": "0.98-0.99", "all reads": 0.00582, "linked reads": 0.002083, "all reads (cumsum)": 0.7631, "linked reads (cumsum)": 0.8295, "range_label": "0.98-0.99", "all reads (inferred)": 0.1535, "linked reads (inferred)": 0.6517, "right_edge": 0.99}, {"bin": "0.99", "interval": "0.99-1.0", "all reads": 0.2369, "linked reads": 0.1705, "all reads (cumsum)": 1.0, "linked reads (cumsum)": 1.0, "range_label": "0.99-1.0", "all reads (inferred)": 1.0, "linked reads (inferred)": 1.0, "right_edge": 1.0}]}}
